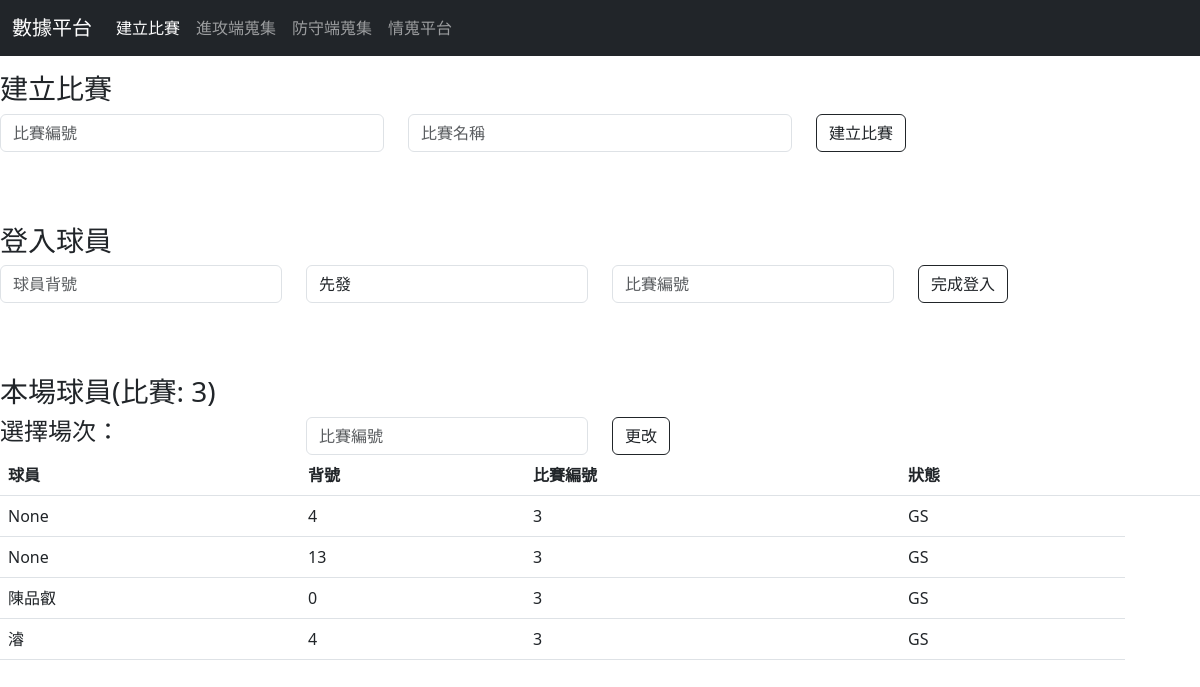
The page /gameset/ on the database its author committed.
### BAapp/models.py (models this page shows, shortened)
class players(models.Model):
    PID = models.AutoField('球員編號', primary_key=True) # 不能重複
    GID = models.CharField('比賽編號', max_length=20)
    PName = models.CharField('會員姓名', max_length=20)
    NUM = models.IntegerField('球衣號', null=True)
    MIN = models.IntegerField('上場時間', null=True)
    PTS = models.IntegerField('分數', null=True)
    REB = models.IntegerField('籃板', null=True)
    OR = models.IntegerField('攻籃', null=True)
    BR = models.IntegerField('守籃', null=True)
    AST = models.IntegerField('助攻', null=True)
    STL = models.IntegerField('抄截', null=True)
    BLK = models.IntegerField('阻攻', null=True)
    TO = models.IntegerField('失誤', null=True)
    FG = models.CharField('2分球', max_length=10, null=True)
    TP = models.CharField('3分球', max_length=10, null=True)
    FT = models.CharField('罰球', max_length=10, null=True)
    GS_CHOICES = [
        ('GS', '首發'),
        ('BENCH', '替補'),
        ('DNP', '未上場'),
    ]
    GS = models.CharField('狀態',max_length=5, choices=GS_CHOICES, default='DNP')

### BAapp/views.py (the view)
# urls.py: path('gameset/', views.gameset_view),
def gameset_view(request):
    latest_game = GAME.objects.latest('GID')
    if latest_game is not None:
        latest_gid = latest_game.GID
    else:
        latest_gid = None
    if 'gid' in request.POST:
        latest_gid = request.POST.get('gid', '')
    player = players.objects.filter( GID = latest_gid )
    return render(request, 'gameset.html', locals())

### templates/gameset.html (shortened to what this page needs)
<!DOCTYPE html>
<html lang="en">
<head>
    <link href="https://cdn.jsdelivr.net/npm/bootstrap@5.3.0-alpha3/dist/css/bootstrap.min.css" rel="stylesheet">
    {% load static %}
    <link href="{% static 'css/styles.css'%}" rel="stylesheet" />
    <link rel="stylesheet" href="https://use.fontawesome.com/releases/v5.6.3/css/all.css">
</head>
<body>
    <nav class="navbar navbar-default navbar-expand-lg navbar-dark bg-dark fixed-top">
        <div class="container-fluid">
            <a class="navbar-brand" href="../index/" style="color: white;">數據平台</a>
            <div class="collapse navbar-collapse" id="navbarSupportedContent">
                <ul class="navbar-nav me-auto mb-2 mb-lg-0">
                    <li class="nav-item">
                        <a class="nav-link active" href="../gameset/" >建立比賽</a>
                    </li>
                    <li class="nav-item">
                        <a class="nav-link" href="../strategy/" >進攻端蒐集</a>
                    </li>
                    <li class="nav-item">
                        <a class="nav-link" href="../strategyde/" >防守端蒐集</a>
                    </li>
                    <li class="nav-item">
                        <a class="nav-link" href="../intell/" >情蒐平台</a>
                    </li>
                </ul>
            </div>
        </div>
    </nav>
    <br><br><br>
    <h3>建立比賽</h3>
    <form action="/addgame/" method="POST" class="update-form">{% csrf_token %}
        <div class="row">
            <div class="col-md-4">
                <input type="text" name="gid" class="form-control" placeholder="比賽編號">
            </div>
            <div class="col-md-4">
                <input type="text" name="gname" class="form-control" placeholder="比賽名稱">
            </div>
            <div class="col-md-4">
                <input type="submit" value="建立比賽" class="btn btn-outline-dark">
            </div>
        </div>
    </form>
    <br><br><br>
    <h3>登入球員</h3>
    <form action="/login/" method="POST" class="update-form">{% csrf_token %}
        <div class="row">
            <div class="col-md-3">
                <input type="text" name="number" class="form-control" placeholder="球員背號">
            </div>
            <div class="col-md-3">
                <select name="status" class="form-control">
                    <option value="GS">先發</option>
                </select>
            </div>
            <div class="col-md-3">
                <input type="text" name="gid" class="form-control" placeholder="比賽編號">
            </div>
            <div class="col-md-3">
                <input type="submit" value="完成登入" class="btn btn-outline-dark">
            </div>
        </div>
    </form>
    <br>
    <br><br>
    <h3>本場球員(比賽: {{ latest_gid }})</h3>
    <form action="/gameset/" method="POST" class="update-form">{% csrf_token %}
        <div class="row">
            <div class="col-md-3">
                <h4 class="mb-0">
                    <label for="product-name" class="form-label">選擇場次：</label>
                </h4>
            </div>
            <div class="col-md-3">
                <input type="text" name="gid" class="form-control" placeholder="比賽編號">
            </div>
            <div class="col-md-3">
                <input type="submit" value="更改" class="btn btn-outline-dark">
            </div>
        </div>
    </form>
          <table class="table">
            <thead>
              <tr>
                <th>球員</th>
                <th>背號</th>
                <th>比賽編號</th>
                <th>狀態</th>
                <th></th>
              </tr>
            </thead>
            <tbody>
                {% for player1 in player %}
                <tr>
                    <td align="left" valign="middle">
                        {{ player1.PName }}
                    </td>
                    <td align="left" valign="middle">
                        {{ player1.NUM }}
                    </td>
                    <td align="left" valign="middle">
                        {{ player1.GID }}
                    </td>
                    <td align="left" valign="middle">
                        {{ player1.GS }}
                    </td>
                </tr>
                {% endfor %}
            </tbody>
          </table>
</body>
</html>

### rows shown on the page
players: PName "None", NUM "4", GID "3", GS "GS"
players: PName "None", NUM "13", GID "3", GS "GS"
players: PName "陳品叡", NUM "0", GID "3", GS "GS"
players: PName "濬", NUM "4", GID "3", GS "GS"

### other values the page prints
{{ latest_gid }} "3"
